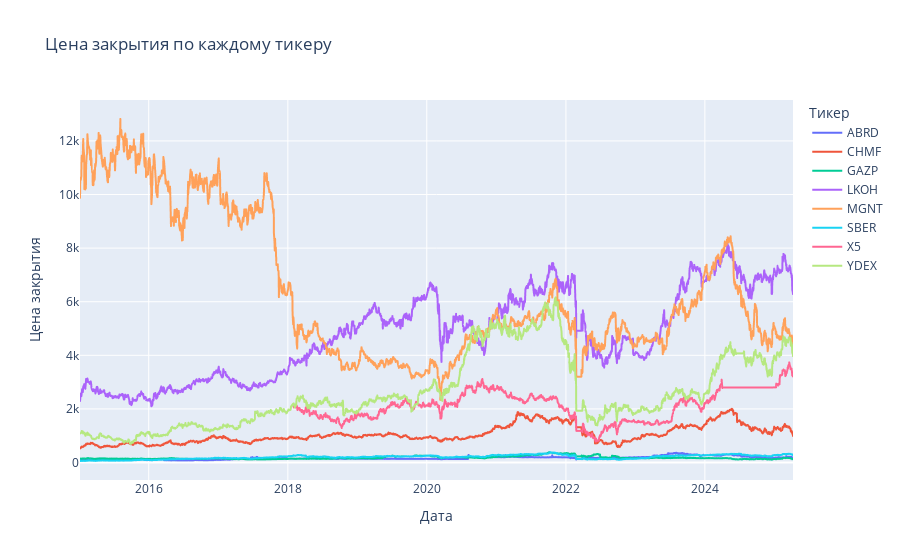

Write notebook code for a chart like this one.
### Code cell
fig_close_prices = px.line(
    data,
    x="date",
    y="close",
    color="ticker",
    title="Цена закрытия по каждому тикеру",
    labels={"date": "Дата", "close": "Цена закрытия", "ticker": "Тикер"})

fig_close_prices.show()

### Figure 1 — Plotly figure (JSON) as saved in the notebook; plotly's stock layout.template omitted (floating-point values rounded to 4 significant figures; data arrays with more than 128 entries replaced by an {"elided": "..."} marker saying what was removed)
{"data": [{"hovertemplate": "Тикер=ABRD<br>Дата=%{x}<br>Цена закрытия=%{y}<extra></extra>", "legendgroup": "ABRD", "line": {"color": "#636efa", "dash": "solid"}, "marker": {"symbol": "circle"}, "mode": "lines", "name": "ABRD", "showlegend": true, "type": "scattergl", "x": {"elided": "2594 str values"}, "xaxis": "x", "y": {"elided": "2594 float values"}, "yaxis": "y"}, {"hovertemplate": "Тикер=CHMF<br>Дата=%{x}<br>Цена закрытия=%{y}<extra></extra>", "legendgroup": "CHMF", "line": {"color": "#EF553B", "dash": "solid"}, "marker": {"symbol": "circle"}, "mode": "lines", "name": "CHMF", "showlegend": true, "type": "scattergl", "x": {"elided": "2594 str values"}, "xaxis": "x", "y": {"elided": "2594 float values"}, "yaxis": "y"}, {"hovertemplate": "Тикер=GAZP<br>Дата=%{x}<br>Цена закрытия=%{y}<extra></extra>", "legendgroup": "GAZP", "line": {"color": "#00cc96", "dash": "solid"}, "marker": {"symbol": "circle"}, "mode": "lines", "name": "GAZP", "showlegend": true, "type": "scattergl", "x": {"elided": "2594 str values"}, "xaxis": "x", "y": {"elided": "2594 float values"}, "yaxis": "y"}, {"hovertemplate": "Тикер=LKOH<br>Дата=%{x}<br>Цена закрытия=%{y}<extra></extra>", "legendgroup": "LKOH", "line": {"color": "#ab63fa", "dash": "solid"}, "marker": {"symbol": "circle"}, "mode": "lines", "name": "LKOH", "showlegend": true, "type": "scattergl", "x": {"elided": "2594 str values"}, "xaxis": "x", "y": {"elided": "2594 float values"}, "yaxis": "y"}, {"hovertemplate": "Тикер=MGNT<br>Дата=%{x}<br>Цена закрытия=%{y}<extra></extra>", "legendgroup": "MGNT", "line": {"color": "#FFA15A", "dash": "solid"}, "marker": {"symbol": "circle"}, "mode": "lines", "name": "MGNT", "showlegend": true, "type": "scattergl", "x": {"elided": "2594 str values"}, "xaxis": "x", "y": {"elided": "2594 float values"}, "yaxis": "y"}, {"hovertemplate": "Тикер=SBER<br>Дата=%{x}<br>Цена закрытия=%{y}<extra></extra>", "legendgroup": "SBER", "line": {"color": "#19d3f3", "dash": "solid"}, "marker": {"symbol": "circle"}, "mode": "lines", "name": "SBER", "showlegend": true, "type": "scattergl", "x": {"elided": "2594 str values"}, "xaxis": "x", "y": {"elided": "2594 float values"}, "yaxis": "y"}, {"hovertemplate": "Тикер=X5<br>Дата=%{x}<br>Цена закрытия=%{y}<extra></extra>", "legendgroup": "X5", "line": {"color": "#FF6692", "dash": "solid"}, "marker": {"symbol": "circle"}, "mode": "lines", "name": "X5", "showlegend": true, "type": "scattergl", "x": {"elided": "1790 str values"}, "xaxis": "x", "y": {"elided": "1790 float values"}, "yaxis": "y"}, {"hovertemplate": "Тикер=YDEX<br>Дата=%{x}<br>Цена закрытия=%{y}<extra></extra>", "legendgroup": "YDEX", "line": {"color": "#B6E880", "dash": "solid"}, "marker": {"symbol": "circle"}, "mode": "lines", "name": "YDEX", "showlegend": true, "type": "scattergl", "x": {"elided": "2594 str values"}, "xaxis": "x", "y": {"elided": "2594 float values"}, "yaxis": "y"}], "layout": {"legend": {"title": {"text": "Тикер"}, "tracegroupgap": 0}, "title": {"text": "Цена закрытия по каждому тикеру"}, "xaxis": {"anchor": "y", "domain": [0, 1], "title": {"text": "Дата"}}, "yaxis": {"anchor": "x", "domain": [0, 1], "title": {"text": "Цена закрытия"}}}}
